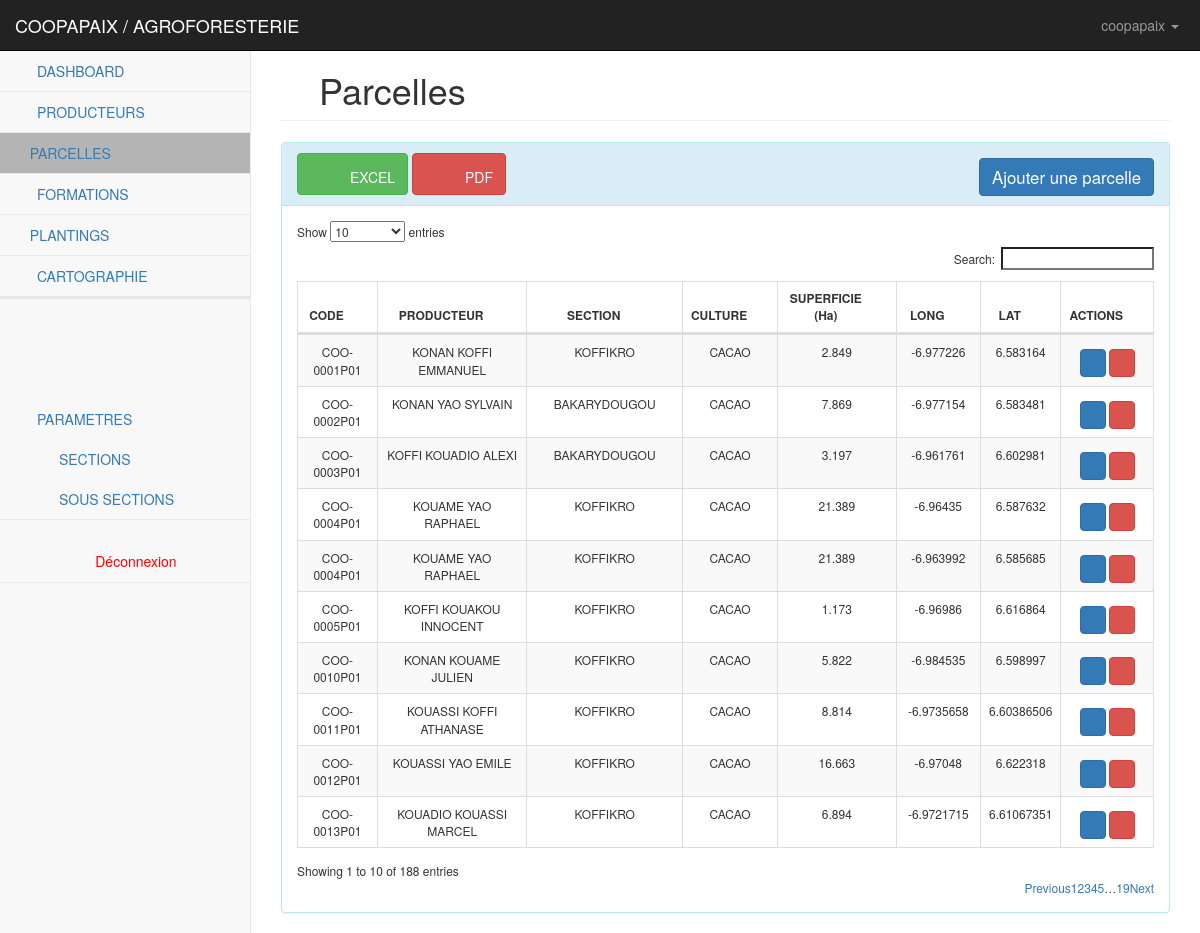
Before: /cooperatives/parcelles/ (signed in) with the older database file.
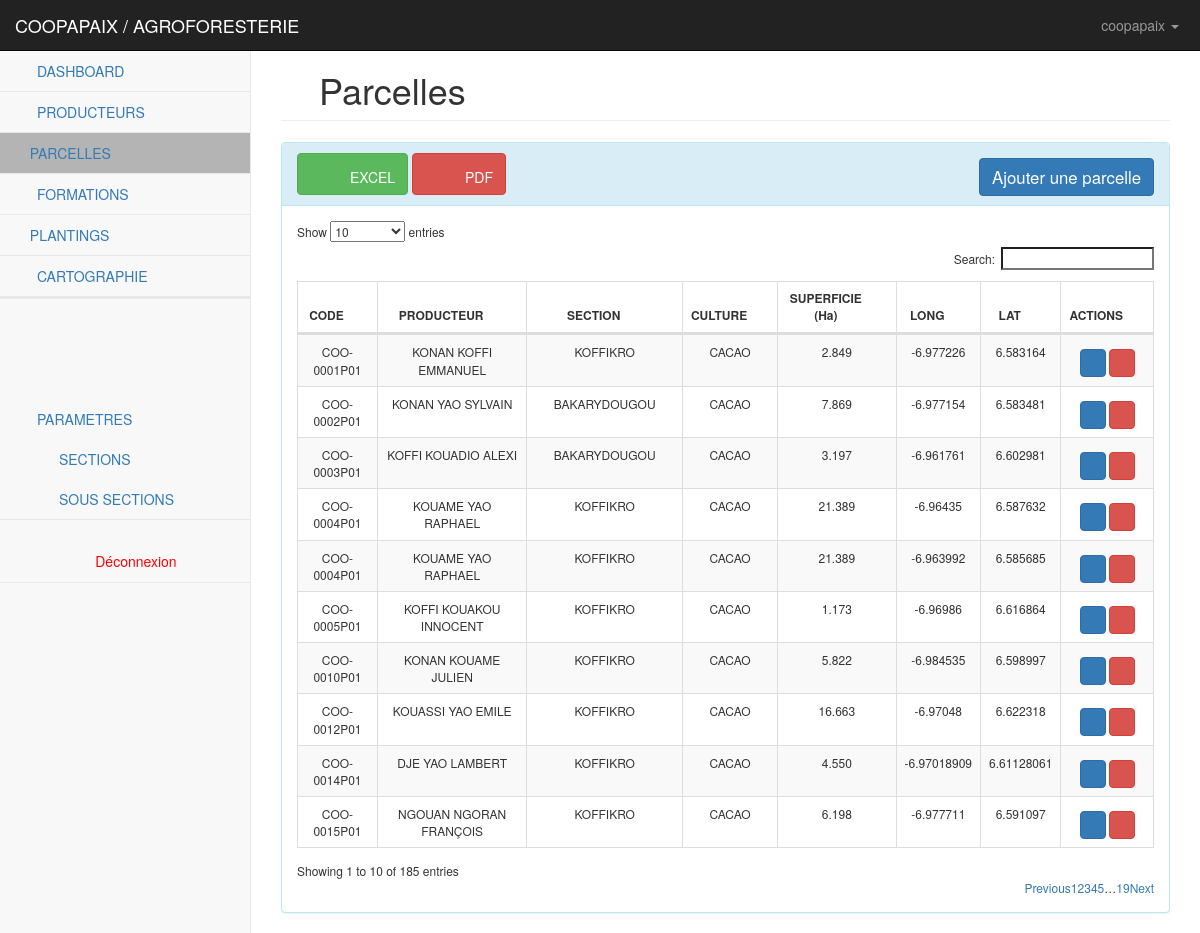
After: the same page with the newer database file.
### cooperatives/models.py (models this page shows, shortened)
class Parcelle(models.Model):
    code = models.CharField(max_length=150, blank=True, null=True, verbose_name='CODE PARCELLE', help_text="LE CODE PARCELLE EST GENERE AUTOMATIQUEMENT")
    producteur = models.ForeignKey(Producteur, related_name='parcelles', on_delete=models.CASCADE)
    acquisition = models.CharField(max_length=50, verbose_name="MODE ACQUISITION", choices=ACQUISITION, default="heritage")
    latitude = models.CharField(max_length=10, null=True, blank=True)
    longitude = models.CharField(max_length=12, null=True, blank=True)
    superficie = models.DecimalField(max_digits=5, decimal_places=3, null=True, blank=True)
    culture = models.CharField(max_length=50, verbose_name="CULTURE", choices=CULTURE, default="cacao")
    certification = models.CharField(max_length=50, verbose_name="CERTIFICATION", choices=CERTIFICATION, default="utz")
    objects = models.Manager()
    class Meta:
        verbose_name_plural = "PARCELLES"
        verbose_name = "parcelle"
        ordering = ["code"]

class Producteur(models.Model):
    code = models.CharField(max_length=150, blank=True, null=True, verbose_name='CODE PRODUCTEUR')
    cooperative = models.ForeignKey(Cooperative, on_delete=models.CASCADE, related_name='producteurs')
    origine = models.ForeignKey(Origine, on_delete=models.CASCADE, related_name='producteurs', default=1)
    sous_prefecture = models.ForeignKey(Sous_Prefecture, on_delete=models.SET_NULL, blank=True, null=True, related_name='producteurs')
    section = models.ForeignKey(Section, on_delete=models.CASCADE, related_name='producteurs')
    sous_section = models.ForeignKey(Sous_Section, related_name="sous_section", on_delete=models.SET_NULL, blank=True, null=True)
    type_producteur = models.CharField(max_length=50, verbose_name="TYPE PRODUCTEUR", choices=TYPE_PRODUCTEUR, default="MEMBRE")
    genre = models.CharField(max_length=2, choices=GENRE, default="H")
    nom = models.CharField(max_length=250, blank=True, null=True, verbose_name="Nom et prénoms")
    dob = models.DateField(blank=True, null=True, verbose_name="Date/Année de Naissance")
    contacts = models.CharField(max_length=50, blank=True, null=True)
    localite = models.CharField(max_length=100, blank=True, null=True)
    nb_enfant = models.PositiveIntegerField(default=0, null=True, blank=True)
    nb_epouse = models.PositiveIntegerField(default=0, null=True, blank=True)
    enfant_scolarise = models.PositiveIntegerField(default=0, null=True, blank=True, verbose_name="Enfant Scolarise")
    nb_personne = models.PositiveIntegerField(default=0, null=True, blank=True, verbose_name="Personne à Charge")
    nb_parcelle = models.PositiveIntegerField(default=0)
    image = models.ImageField(verbose_name="Logo", upload_to=producteurs_images, blank=True)
    type_document = models.CharField(max_length=50, verbose_name="TYPE DOCUMENT", choices=NATURE_DOC, default="AUCUN")
    num_document = models.CharField(max_length=150, verbose_name="N° PIECE", null=True, blank=True)
    document = models.FileField(verbose_name="Documents", upload_to=producteurs_documents, blank=True, null=True)
    is_active = models.BooleanField(default=True)
    objects = models.Manager()
    def __str__(self):
        return '%s' %(self.nom)
    def Photo(self):
        if self.image:
            photoLink = "/media/%s" % self.image
            thumb = mark_safe('<img src="%s" style="width: 45px; height:45px;" />' % self.image.url)
            return "<img src='%s' />" % thumb.url
        elif self.genre == "H":
            thumb = mark_safe('<img src="127.0.0.1:8000/static/img/logo_homme.jpeg" style="width: 45px; height:45px;" />')
            return "<img src='%s' />" % thumb
        else:
            thumb = mark_safe('<img src="127.0.0.1:8000/static/img/logo_femme.jpeg" style="width: 45px; height:45px;" />')
            return "<img src='%s' />" % thumb
    Photo.short_description = "Logo"
    Photo.allow_tags = True
    class Meta:
        verbose_name_plural = "PRODUCTEURS"
        verbose_name = "producteur"
        ordering = ["id"]

class Section(models.Model):
    cooperative = models.ForeignKey(Cooperative, on_delete=models.CASCADE, related_name="sections")
    libelle = models.CharField(max_length=250)
    responsable = models.CharField(max_length=250, blank=True, null=True)
    contacts = models.CharField(max_length=50, blank=True, null=True)
    objects = models.Manager()
    def __str__(self):
        return '%s' %(self.libelle)
    class Meta:
        verbose_name_plural = "SECTIONS"
        verbose_name = "section"
        ordering = ["libelle"]

### cooperatives/views.py (the view, shortened to what this page needs)
# urls.py: path('parcelles/', parcelles, name='parcelles'),
def parcelles(request):
    activate = "parcelles"
    cooperative = Cooperative.objects.get(user_id=request.user.id)
    prods = Producteur.objects.filter(cooperative_id=cooperative)
    s_sections = Sous_Section.objects.all().filter(section__cooperative_id=cooperative)
    parcelles = Parcelle.objects.all().filter(producteur__cooperative_id=cooperative)
    parcelleForm = ParcelleForm(request.POST or None)
    context = {
        "cooperative":cooperative,
        "parcelles": parcelles,
        'parcelleForm': parcelleForm,
        'producteurs': prods,
        's_sections': s_sections,
        'activate': activate
    }
    return render(request, "cooperatives/parcelles.html", context)

### cooperatives/forms.py
class ParcelleForm(forms.ModelForm):
    class Meta:
        model=Parcelle
        fields=[
            'code',
            'acquisition',
            'latitude',
            'longitude',
            'culture',
            'certification',
            'superficie'
        ]

### parametres/models.py (called while the page is built)
    def get_projet_values(self):
        ret = ''
        for proj in self.projet.all():
            ret = ret + proj.titre + ','
        return ret[:-1]

### cooperatives/templates/cooperatives/parcelles.html (shortened to what the changed rows need)
{% extends 'base.html' %}
{% load static %}
{% load widget_tweaks %}
{% load bootstrap4 %}
{% block content %}
    <div id="wrapper">
        <div id="page-wrapper">
            <div class="container-fluid">
                <div class="row">
                    <div class="col-lg-12">
                        <h1 class="page-header"><i class="glyphicon glyphicon-map-marker"></i> Parcelles</h1>
                    </div>
                </div>
                <div class="row">
                    <div class="col-lg-12">
                        <div class="panel panel-info">
                            <div class="panel-body" style="font-size: 12px">
                                <div class="table-responsive">
                                    <table class="table table-striped table-bordered table-hover" id="dataTables-example">
                                        <thead>
                                            <tr>
                                                <th class="text-center">CODE</th>
                                                <th class="text-center">PRODUCTEUR</th>
                                                <th class="text-center">SECTION</th>
                                                <th class="text-center">CULTURE</th>
                                                <th class="text-center">SUPERFICIE (Ha)</th>
                                                <th class="text-center">LONG</th>
                                                <th class="text-center">LAT</th>
                                                <th class="text-center">ACTIONS</th>
                                            </tr>
                                        </thead>
                                        <tbody>
                                            {% for parcelle in parcelles %}
                                                <tr class="odd gradeX text-center">
                                                    {% if parcelle.code %}
                                                        <td class="center">{{ parcelle.code }}</td>
                                                    {% else %}
                                                        <td class="center">{{ parcelle.id }}</td>
                                                    {% endif %}
                                                    <td class="center">{{ parcelle.producteur }}</td>
                                                    <td class="center">{{ parcelle.producteur.section }}</td>
                                                    <td>{{ parcelle.culture|upper }}</td>
                                                    <td class="center">{{ parcelle.superficie }}</td>
                                                    <td class="center">{{ parcelle.longitude }}</td>
                                                    <td class="center">{{ parcelle.latitude }}</td>
                                                    <td class="center" style="align-items: center">
                                                        <a href="{% url 'cooperatives:edit_parcelle' parcelle.id %}" style="padding: 3px;margin-top: 6px;" class="btn btn-primary">
                                                            <i class="fa fa-edit fa-fw"></i>
                                                        </a>
                                                        <a href="{% url 'cooperatives:parcelle_delete' parcelle.id %}" style="padding: 3px;margin-top: 6px;" class="btn btn-danger">
                                                            <i class="fa fa-trash fa-fw"></i>
                                                        </a>
                                                    </td>
                                                </tr>
                                            {% endfor %}
                                        </tbody>
                                    </table>
                                </div>
                            </div>
                        </div>
                    </div>
                </div>
            </div>
            </div>
        </div>
{% endblock %}

Changed rows visible on the page:
removed Parcelle: code "COO-0011P01", producteur "KOUASSI KOFFI ATHANASE", producteur.section "KOFFIKRO", culture "CACAO", superficie "8.814", longitude "-6.9735658", latitude "6.60386506"
removed Parcelle: code "COO-0013P01", producteur "KOUADIO KOUASSI MARCEL", producteur.section "KOFFIKRO", culture "CACAO", superficie "6.894", longitude "-6.9721715", latitude "6.61067351"
now on this page (row unchanged): Parcelle: code "COO-0014P01", producteur "DJE YAO LAMBERT", producteur.section "KOFFIKRO", culture "CACAO", superficie "4.550", longitude "-6.97018909", latitude "6.61128061"
now on this page (row unchanged): Parcelle: code "COO-0015P01", producteur "NGOUAN NGORAN FRANÇOIS", producteur.section "KOFFIKRO", culture "CACAO", superficie "6.198", longitude "-6.977711", latitude "6.591097"
Other visible differences:
text written by a page script: "Show entries Search: Showing 1 to 10 of 188 entries Previous 1 2 3 4 5 … 19 Next" → "Show entries Search: Showing 1 to 10 of 185 entries Previous 1 2 3 4 5 … 19 Next"
